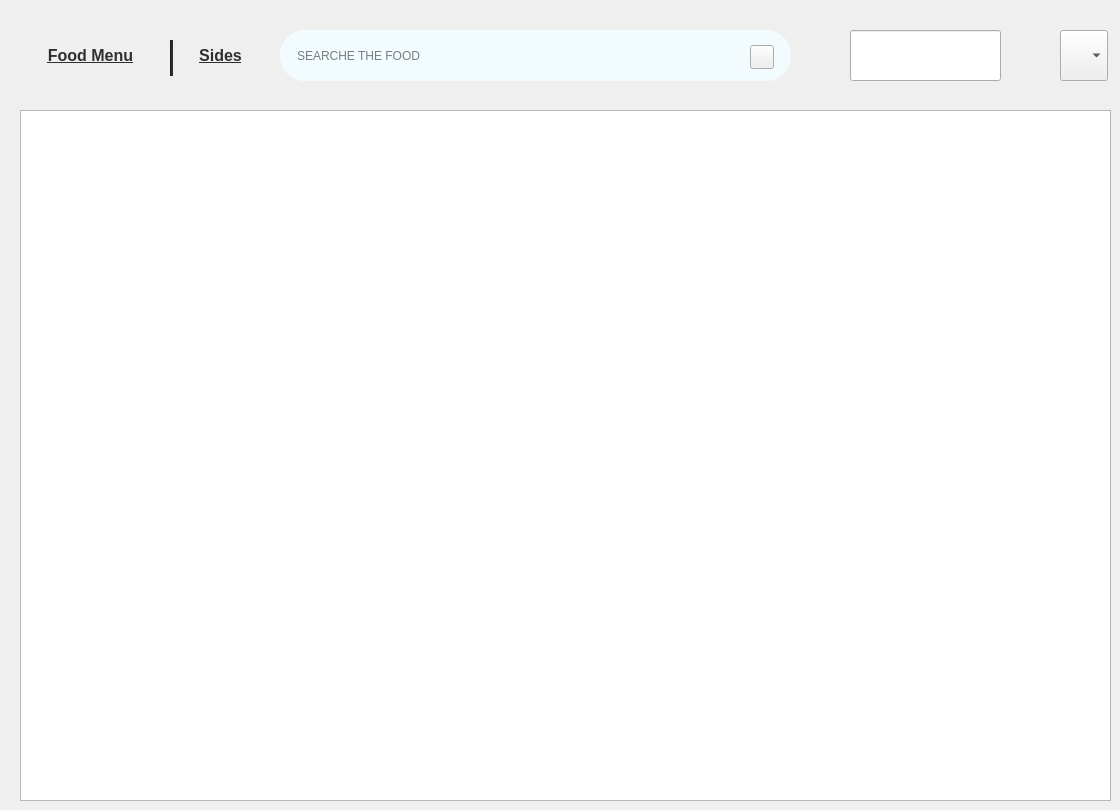
    <widget class="QWidget" name="page_2">
     <widget class="QLineEdit" name="lineEdit">
      <property name="geometry">
       <rect>
        <x>280</x>
        <y>30</y>
        <width>511</width>
        <height>51</height>
       </rect>
      </property>
      <property name="styleSheet">
       <string notr="true">	background:rgb(242, 252, 255);
	color: black;
    border-radius: 25px;
    padding: 5px 15px;</string>
      </property>
      <property name="placeholderText">
       <string>SEARCHE THE FOOD</string>
      </property>
     </widget>
     <widget class="QListWidget" name="listWidget">
      <property name="geometry">
       <rect>
        <x>20</x>
        <y>110</y>
        <width>1091</width>
        <height>691</height>
       </rect>
      </property>
      <property name="resizeMode">
       <enum>QListView::ResizeMode::Adjust</enum>
      </property>
      <property name="viewMode">
       <enum>QListView::ViewMode::IconMode</enum>
      </property>
     </widget>
     <widget class="QPushButton" name="pushButton_10">
      <property name="geometry">
       <rect>
        <x>750</x>
        <y>45</y>
        <width>24</width>
        <height>24</height>
       </rect>
      </property>
      <property name="font">
       <font>
        <bold>false</bold>
       </font>
      </property>
      <property name="styleSheet">
       <string notr="true">border-image: url(:/new/prefix1/Images/search.png);</string>
      </property>
      <property name="text">
       <string/>
      </property>
     </widget>
     <widget class="QComboBox" name="comboBox">
      <property name="geometry">
       <rect>
        <x>1060</x>
        <y>30</y>
        <width>48</width>
        <height>51</height>
       </rect>
      </property>
      <property name="font">
       <font>
        <bold>false</bold>
       </font>
      </property>
      <property name="styleSheet">
       <string notr="true">
	border-image: url(:/new/prefix1/Images/menu (1).png);





</string>
      </property>
     </widget>
     <widget class="QPushButton" name="pushButton_16">
      <property name="geometry">
       <rect>
        <x>180</x>
        <y>40</y>
        <width>81</width>
        <height>31</height>
       </rect>
      </property>
      <property name="font">
       <font>
        <pointsize>12</pointsize>
        <bold>true</bold>
        <underline>true</underline>
       </font>
      </property>
      <property name="styleSheet">
       <string notr="true">
QPushButton {
	
	

    background: transparent; /* رنگ دکمه در حالت عادی (sabz) */
    color:#303030;
    border-radius: 10px;
    padding: 5px 15px;
    border: none;
}


QPushButton:hover {
	
	color: rgb(53, 53, 53);
}


QPushButton:pressed {

    color: rgb(53, 53, 53);
 
}

</string>
      </property>
      <property name="text">
       <string>Sides</string>
      </property>
     </widget>
     <widget class="Line" name="line_13">
      <property name="geometry">
       <rect>
        <x>170</x>
        <y>40</y>
        <width>3</width>
        <height>36</height>
       </rect>
      </property>
      <property name="styleSheet">
       <string notr="true">background-color: rgb(42, 42, 42);</string>
      </property>
      <property name="orientation">
       <enum>Qt::Orientation::Vertical</enum>
      </property>
     </widget>
     <widget class="QPushButton" name="pushButton_17">
      <property name="geometry">
       <rect>
        <x>10</x>
        <y>30</y>
        <width>161</width>
        <height>51</height>
       </rect>
      </property>
      <property name="font">
       <font>
        <pointsize>12</pointsize>
        <bold>true</bold>
        <underline>true</underline>
       </font>
      </property>
      <property name="styleSheet">
       <string notr="true">
QPushButton {
	
	

    background: transparent; /* رنگ دکمه در حالت عادی (sabz) */
    color: #303030;
    border-radius: 10px;
    padding: 5px 15px;
    border: none;
}


QPushButton:hover {
	
	color: rgb(53, 53, 53);
}


QPushButton:pressed {

    color: rgb(53, 53, 53);
 
}

</string>
      </property>
      <property name="text">
       <string>Food Menu</string>
      </property>
     </widget>
     <widget class="QLineEdit" name="lineEdit_8">
      <property name="geometry">
       <rect>
        <x>850</x>
        <y>30</y>
        <width>151</width>
        <height>51</height>
       </rect>
      </property>
      <property name="styleSheet">
       <string notr="true">color:#303030;</string>
      </property>
      <property name="text">
       <string/>
      </property>
     </widget>
    </widget>
